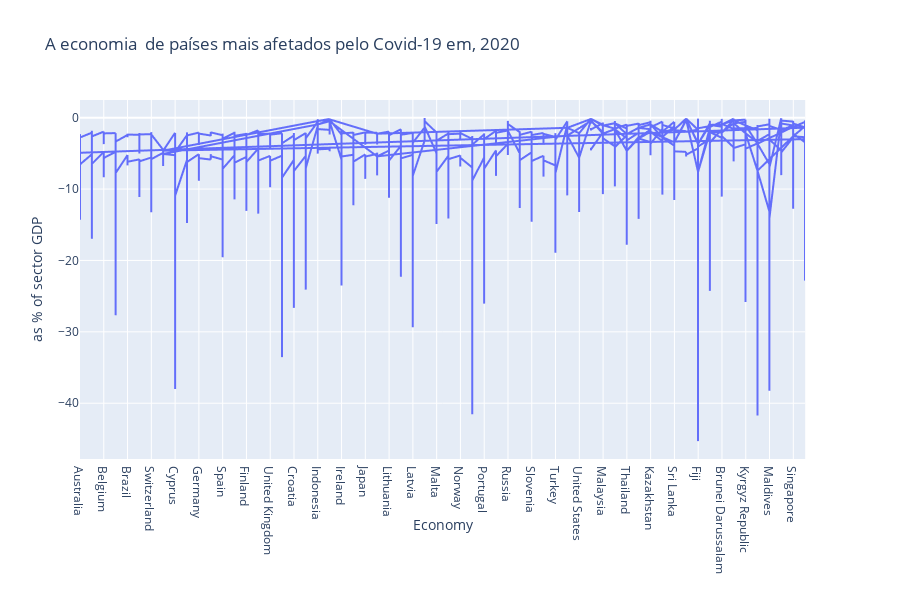

Source (notebook cell):
### Markdown cell above
# 4 - Visualizando os dados

### Code cell
# Porcentagem dos setores mais afetados 
df = pd.read_csv('economia.csv')

fig = px.line(df, x = 'Economy', y = 'as % of sector GDP', title='A economia  de países mais afetados pelo Covid-19 em, 2020')
fig.show()

### Figure 1 — Plotly figure (JSON) as saved in the notebook; plotly's stock layout.template omitted (floating-point values rounded to 4 significant figures; data arrays with more than 128 entries replaced by an {"elided": "..."} marker saying what was removed)
{"data": [{"hoverlabel": {"namelength": 0}, "hovertemplate": "Economy=%{x}<br>as % of sector GDP=%{y}", "legendgroup": "", "line": {"color": "#636efa", "dash": "solid"}, "mode": "lines", "name": "", "showlegend": false, "type": "scattergl", "x": {"elided": "1576 str values"}, "xaxis": "x", "y": {"elided": "1576 str values"}, "yaxis": "y"}], "layout": {"height": 600, "legend": {"tracegroupgap": 0}, "title": {"text": "A economia  de países mais afetados pelo Covid-19 em, 2020"}, "xaxis": {"anchor": "y", "domain": [0, 0.98], "title": {"text": "Economy"}}, "yaxis": {"anchor": "x", "domain": [0, 1], "title": {"text": "as % of sector GDP"}}}}
